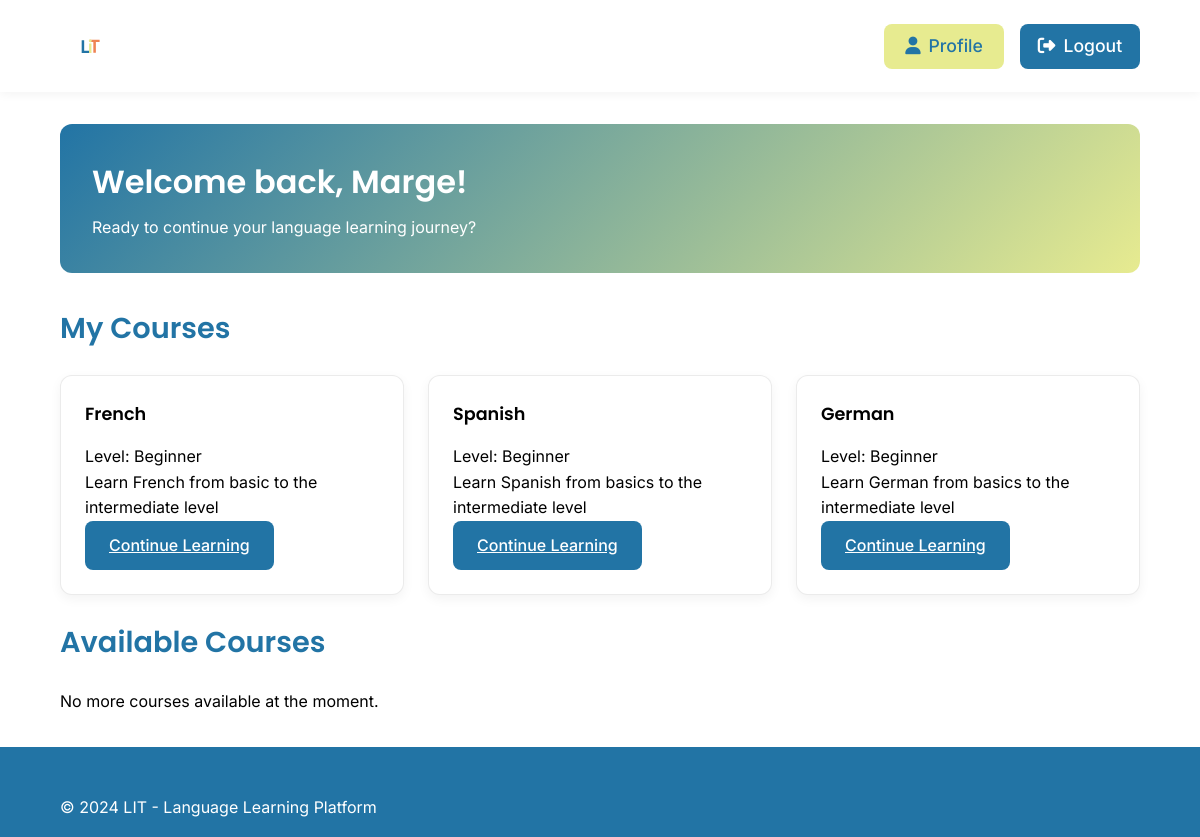
The app's page /view/dashboard.php (signed in), older data.
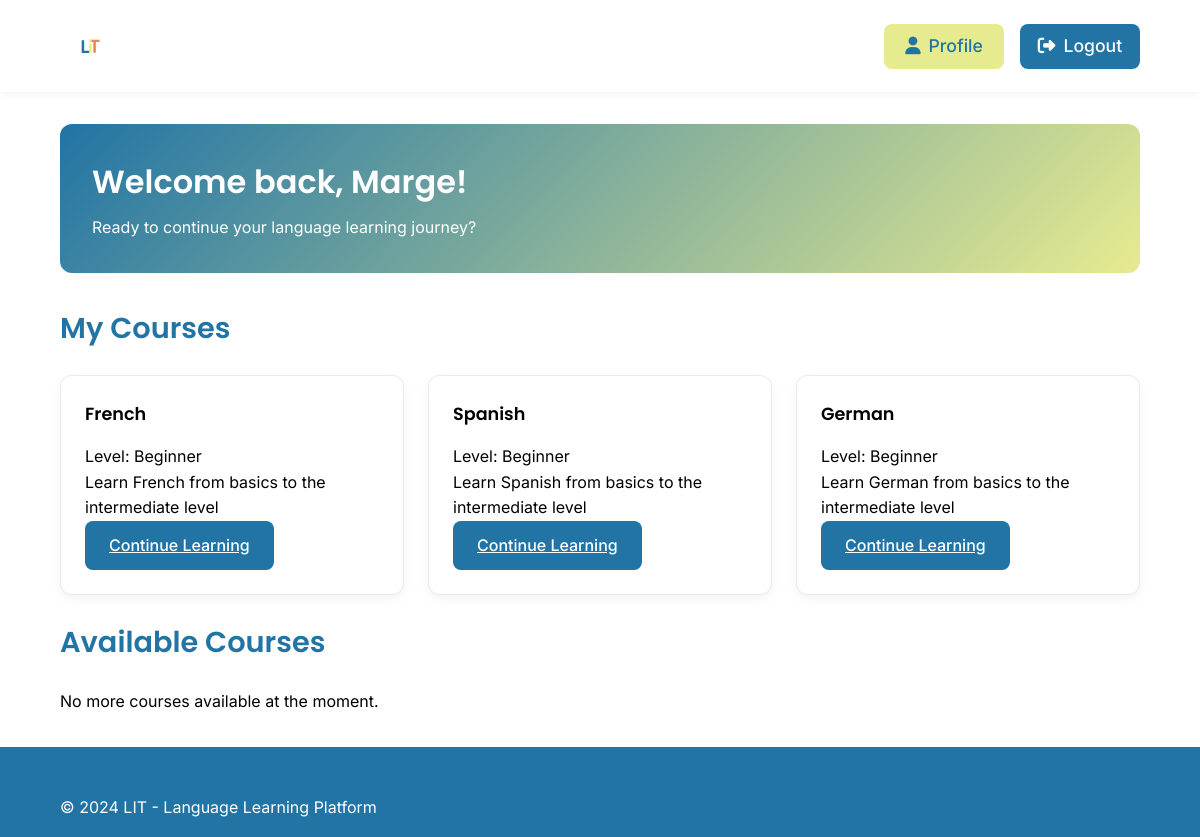
The same page, newer data.
### tables this page shows
CREATE TABLE `user_enrollments` (
  `enrollmentId` int(11) NOT NULL,
  `userId` int(11) NOT NULL,
  `languageId` int(11) NOT NULL,
  `status` enum('active','completed','dropped') NOT NULL DEFAULT 'active',
  `enrollmentDate` timestamp NOT NULL DEFAULT current_timestamp()
);

CREATE TABLE `languages` (
  `languageId` int(11) NOT NULL,
  `languageName` varchar(50) NOT NULL,
  `level` enum('Beginner','Intermediate','Advanced') NOT NULL,
  `description` text DEFAULT NULL,
  `active` tinyint(1) DEFAULT 1,
  `languageCode` varchar(2) NOT NULL DEFAULT 'en'
);

### view/dashboard.php (the view, shortened to what this page needs)
<?php
require_once '../config/db_connect.php';
$userName = $_SESSION['user_name'] ?? 'User';
$stmt = $pdo->prepare("
    SELECT l.*, ue.status, ue.enrollmentDate
    FROM languages l
    LEFT JOIN user_enrollments ue ON l.languageId = ue.languageId AND ue.userId = ?
    WHERE ue.status = 'active'
");
$stmt->execute([$_SESSION['user_id']]);
$currentCourses = $stmt->fetchAll();
$stmt = $pdo->prepare("
    SELECT *
    FROM languages
    WHERE languageId NOT IN (
        SELECT languageId
        FROM user_enrollments
        WHERE userId = ? AND status = 'active'
    )
    AND active = 1
");
$stmt->execute([$_SESSION['user_id']]);
$availableCourses = $stmt->fetchAll();
?>
<!DOCTYPE html>
<html lang="en">
<head>
    <link rel="stylesheet" href="https://cdnjs.cloudflare.com/ajax/libs/font-awesome/6.5.1/css/all.min.css">
    <link rel="stylesheet" href="../assets/css/styles.css">
    <link rel="stylesheet" href="../assets/css/dashboard.css">
</head>
<body>
    <header class="dashboard-header">
        <div class="nav-logo">
            <img src="../assets/images/logo.svg" alt="Language Learning Platform Logo" class="logo-image">
        </div>
        <div class="header-actions">
            <div class="auth-buttons">
                <a href="profile.php" class="btn-secondary">
                    <i class="fas fa-user"></i> Profile
                </a>
                <a href="../actions/logout.php" class="btn-primary">
                    <i class="fas fa-sign-out-alt"></i> Logout
                </a>
            </div>
        </div>
    </header>
    <main class="dashboard-content">
        <section class="welcome-card">
            <h1>Welcome back, <?php echo htmlspecialchars($userName); ?>!</h1>
            <p>Ready to continue your language learning journey?</p>
        </section>
        <section class="current-courses">
            <h2>My Courses</h2>
            <div class="courses-grid">
                <?php if (empty($currentCourses)): ?>
                    <p>You haven't enrolled in any courses yet.</p>
                <?php else: ?>
                    <?php foreach ($currentCourses as $course): ?>
                        <div class="course-card">
                            <h3><?php echo htmlspecialchars($course['languageName']); ?></h3>
                            <p>Level: <?php echo htmlspecialchars($course['level']); ?></p>
                            <p><?php echo htmlspecialchars($course['description']); ?></p>
                            <a href="course_page.php?languageId=<?php echo $course['languageId']; ?>" class="btn btn-primary">
                                Continue Learning
                            </a>
                        </div>
                    <?php endforeach; ?>
                <?php endif; ?>
            </div>
        </section>
        <section class="available-courses">
            <h2>Available Courses</h2>
            <div class="courses-grid">
                <?php if (empty($availableCourses)): ?>
                    <p>No more courses available at the moment.</p>
                <?php endif; ?>
            </div>
        </section>
    </main>
    <?php include '../includes/footer.php'; ?>
</body>
</html>

### includes/footer.php
<footer class="site-footer">
    <div class="footer-content">
        <p>&copy; <?php echo date('Y'); ?> LIT - Language Learning Platform</p>
    </div>
</footer>

### assets/css/styles.css (style rules this page uses)
:root { --ucla-blue: #2274A5; --mindaro: #E7EB90; --coral: #EF8354; --white: #FFFFFF; --black: #000000; --gray-light: #F5F5F5; --gray: #666666; --font-heading: 'Poppins', sans-serif; --font-body: 'Inter', sans-serif; }
* { margin: 0; padding: 0; box-sizing: border-box; }
body { font-family: var(--font-body); line-height: 1.6; color: var(--black); }
h1, h2, h3, h4, h5, h6 { font-family: var(--font-heading); font-weight: 600; }
.btn { padding: 12px 24px; border: none; border-radius: 8px; cursor: pointer; font-weight: 500; font-family: var(--font-body); transition: all 0.3s ease; display: inline-flex; align-items: center; gap: 8px; }
.btn-primary { background-color: var(--ucla-blue); color: var(--white); }
.btn-secondary { background-color: var(--mindaro); color: var(--ucla-blue); }
.nav-logo { display: flex; align-items: center; }
.logo-image { height: 60px; width: auto; margin-right: 1rem; }
.auth-buttons { display: flex; gap: 1rem; align-items: center; }
.auth-buttons a { display: flex; align-items: center; justify-content: center; padding: 0.8rem 1.5rem; width: 120px; height: 45px; font-size: 1.1rem; font-weight: 500; border-radius: 8px; text-decoration: none; transition: all 0.3s ease; border: none; cursor: pointer; box-sizing: border-box; }
.auth-buttons i { margin-right: 0.5rem; font-size: 1.1rem; }
.site-footer { background-color: var(--ucla-blue); color: var(--white); padding: 3rem 5% 1rem; }
.footer-content { display: grid; grid-template-columns: repeat(auto-fit, minmax(250px, 1fr)); gap: 2rem; max-width: 1200px; margin: 0 auto; }

### assets/css/dashboard.css (style rules this page uses)
.dashboard-header { display: flex; justify-content: space-between; align-items: center; padding: 1rem 5%; background-color: var(--white); box-shadow: 0 2px 10px rgba(0,0,0,0.05); }
.courses-grid { display: grid; grid-template-columns: repeat(auto-fit, minmax(300px, 1fr)); gap: 1.5rem; }
.course-card { padding: 1.5rem; border-radius: 12px; border: 1px solid rgba(0,0,0,0.08); transition: all 0.2s ease; }
.course-card h3 { font-size: 1.1rem; margin-bottom: 1rem; color: var(--black); }
.dashboard-content { max-width: 1200px; margin: 2rem auto; padding: 0 5%; }
.welcome-card { background: linear-gradient(135deg, var(--ucla-blue), var(--mindaro)); padding: 2rem; border-radius: 12px; margin-bottom: 2rem; color: var(--white); }
.welcome-card h1 { margin-bottom: 0.5rem; font-size: 2rem; }
.course-card { background-color: var(--white); border-radius: 12px; padding: 1.5rem; box-shadow: 0 4px 12px rgba(0,0,0,0.05); margin-bottom: 1.5rem; transition: transform 0.3s ease; }
section h2 { color: var(--ucla-blue); margin-bottom: 1.5rem; font-size: 1.8rem; }

Row changes from the older to the newer data that the page shows:
changed through a linked row, user_enrollments "French": languageId.description "Learn French from basic to the intermediate level" → "Learn French from basics to the intermediate level"
